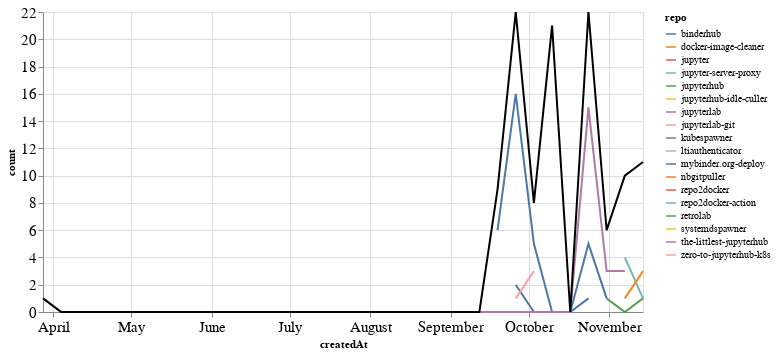

Write notebook code for a chart like this one.
### Markdown cell above
### Comments

### Code cell
comments_time = comments.groupby('repo').resample('W', on='createdAt').count()['author'].reset_index()
comments_time = comments_time.rename(columns={'author': 'count'})
comments_time_total = comments_time.groupby('createdAt').agg({"count": "sum"}).reset_index()
ch1 = alt.Chart(comments_time, width=600).mark_line().encode(
    x='createdAt',
    y='count',
    color='repo',
    tooltip="repo"
)

ch2 = alt.Chart(comments_time_total, width=600).mark_line(color="black").encode(
    x='createdAt',
    y='count',
)

ch1 + ch2

### Figure 1 — Vega-Lite specification as saved in the notebook (floating-point values rounded to 4 significant figures)
{"config": {"axisLeft": {"labelFontSize": 15}, "axisBottom": {"labelFontSize": 15}}, "layer": [{"data": {"name": "data-7a797c7b2cb806e9c4e78cba68e441a3"}, "mark": "line", "encoding": {"color": {"type": "nominal", "field": "repo"}, "tooltip": {"type": "nominal", "field": "repo"}, "x": {"type": "temporal", "field": "createdAt"}, "y": {"type": "quantitative", "field": "count"}}, "width": 600}, {"data": {"name": "data-4c0e8b1123d65b2bcda88a165c2e1528"}, "mark": {"type": "line", "color": "black"}, "encoding": {"x": {"type": "temporal", "field": "createdAt"}, "y": {"type": "quantitative", "field": "count"}}, "width": 600}], "$schema": "https://vega.github.io/schema/vega-lite/v4.8.1.json", "datasets": {"data-7a797c7b2cb806e9c4e78cba68e441a3": [{"repo": "binderhub", "createdAt": "2021-09-19T00:00:00", "count": 6}, {"repo": "binderhub", "createdAt": "2021-09-26T00:00:00", "count": 16}, {"repo": "binderhub", "createdAt": "2021-10-03T00:00:00", "count": 5}, {"repo": "binderhub", "createdAt": "2021-10-10T00:00:00", "count": 0}, {"repo": "binderhub", "createdAt": "2021-10-17T00:00:00", "count": 0}, {"repo": "binderhub", "createdAt": "2021-10-24T00:00:00", "count": 1}, {"repo": "docker-image-cleaner", "createdAt": "2021-09-26T00:00:00", "count": 2}, {"repo": "jupyter", "createdAt": "2021-11-14T00:00:00", "count": 6}, {"repo": "jupyter-server-proxy", "createdAt": "2021-11-07T00:00:00", "count": 4}, {"repo": "jupyter-server-proxy", "createdAt": "2021-11-14T00:00:00", "count": 1}, {"repo": "jupyterhub", "createdAt": "2021-10-10T00:00:00", "count": 17}, {"repo": "jupyterhub-idle-culler", "createdAt": "2021-09-26T00:00:00", "count": 1}, {"repo": "jupyterlab", "createdAt": "2021-10-10T00:00:00", "count": 1}, {"repo": "jupyterlab-git", "createdAt": "2021-10-10T00:00:00", "count": 3}, {"repo": "kubespawner", "createdAt": "2021-10-24T00:00:00", "count": 1}, {"repo": "ltiauthenticator", "createdAt": "2021-11-07T00:00:00", "count": 2}, {"repo": "mybinder.org-deploy", "createdAt": "2021-09-26T00:00:00", "count": 2}, {"repo": "mybinder.org-deploy", "createdAt": "2021-10-03T00:00:00", "count": 0}, {"repo": "mybinder.org-deploy", "createdAt": "2021-10-10T00:00:00", "count": 0}, {"repo": "mybinder.org-deploy", "createdAt": "2021-10-17T00:00:00", "count": 0}, {"repo": "mybinder.org-deploy", "createdAt": "2021-10-24T00:00:00", "count": 5}, {"repo": "mybinder.org-deploy", "createdAt": "2021-10-31T00:00:00", "count": 1}, {"repo": "nbgitpuller", "createdAt": "2021-11-07T00:00:00", "count": 1}, {"repo": "nbgitpuller", "createdAt": "2021-11-14T00:00:00", "count": 3}, {"repo": "repo2docker", "createdAt": "2021-09-19T00:00:00", "count": 2}, {"repo": "repo2docker-action", "createdAt": "2021-09-19T00:00:00", "count": 1}, {"repo": "retrolab", "createdAt": "2021-10-31T00:00:00", "count": 1}, {"repo": "retrolab", "createdAt": "2021-11-07T00:00:00", "count": 0}, {"repo": "retrolab", "createdAt": "2021-11-14T00:00:00", "count": 1}, {"repo": "systemdspawner", "createdAt": "2021-10-31T00:00:00", "count": 1}, {"repo": "the-littlest-jupyterhub", "createdAt": "2021-03-28T00:00:00", "count": 1}, {"repo": "the-littlest-jupyterhub", "createdAt": "2021-04-04T00:00:00", "count": 0}, {"repo": "the-littlest-jupyterhub", "createdAt": "2021-04-11T00:00:00", "count": 0}, {"repo": "the-littlest-jupyterhub", "createdAt": "2021-04-18T00:00:00", "count": 0}, {"repo": "the-littlest-jupyterhub", "createdAt": "2021-04-25T00:00:00", "count": 0}, {"repo": "the-littlest-jupyterhub", "createdAt": "2021-05-02T00:00:00", "count": 0}, {"repo": "the-littlest-jupyterhub", "createdAt": "2021-05-09T00:00:00", "count": 0}, {"repo": "the-littlest-jupyterhub", "createdAt": "2021-05-16T00:00:00", "count": 0}, {"repo": "the-littlest-jupyterhub", "createdAt": "2021-05-23T00:00:00", "count": 0}, {"repo": "the-littlest-jupyterhub", "createdAt": "2021-05-30T00:00:00", "count": 0}, {"repo": "the-littlest-jupyterhub", "createdAt": "2021-06-06T00:00:00", "count": 0}, {"repo": "the-littlest-jupyterhub", "createdAt": "2021-06-13T00:00:00", "count": 0}, {"repo": "the-littlest-jupyterhub", "createdAt": "2021-06-20T00:00:00", "count": 0}, {"repo": "the-littlest-jupyterhub", "createdAt": "2021-06-27T00:00:00", "count": 0}, {"repo": "the-littlest-jupyterhub", "createdAt": "2021-07-04T00:00:00", "count": 0}, {"repo": "the-littlest-jupyterhub", "createdAt": "2021-07-11T00:00:00", "count": 0}, {"repo": "the-littlest-jupyterhub", "createdAt": "2021-07-18T00:00:00", "count": 0}, {"repo": "the-littlest-jupyterhub", "createdAt": "2021-07-25T00:00:00", "count": 0}, {"repo": "the-littlest-jupyterhub", "createdAt": "2021-08-01T00:00:00", "count": 0}, {"repo": "the-littlest-jupyterhub", "createdAt": "2021-08-08T00:00:00", "count": 0}, {"repo": "the-littlest-jupyterhub", "createdAt": "2021-08-15T00:00:00", "count": 0}, {"repo": "the-littlest-jupyterhub", "createdAt": "2021-08-22T00:00:00", "count": 0}, {"repo": "the-littlest-jupyterhub", "createdAt": "2021-08-29T00:00:00", "count": 0}, {"repo": "the-littlest-jupyterhub", "createdAt": "2021-09-05T00:00:00", "count": 0}, {"repo": "the-littlest-jupyterhub", "createdAt": "2021-09-12T00:00:00", "count": 0}, {"repo": "the-littlest-jupyterhub", "createdAt": "2021-09-19T00:00:00", "count": 0}, {"repo": "the-littlest-jupyterhub", "createdAt": "2021-09-26T00:00:00", "count": 0}, {"repo": "the-littlest-jupyterhub", "createdAt": "2021-10-03T00:00:00", "count": 0}, {"repo": "the-littlest-jupyterhub", "createdAt": "2021-10-10T00:00:00", "count": 0}, {"repo": "the-littlest-jupyterhub", "createdAt": "2021-10-17T00:00:00", "count": 0}, {"repo": "the-littlest-jupyterhub", "createdAt": "2021-10-24T00:00:00", "count": 15}, {"repo": "the-littlest-jupyterhub", "createdAt": "2021-10-31T00:00:00", "count": 3}, {"repo": "the-littlest-jupyterhub", "createdAt": "2021-11-07T00:00:00", "count": 3}, {"repo": "zero-to-jupyterhub-k8s", "createdAt": "2021-09-26T00:00:00", "count": 1}, {"repo": "zero-to-jupyterhub-k8s", "createdAt": "2021-10-03T00:00:00", "count": 3}], "data-4c0e8b1123d65b2bcda88a165c2e1528": [{"createdAt": "2021-03-28T00:00:00", "count": 1}, {"createdAt": "2021-04-04T00:00:00", "count": 0}, {"createdAt": "2021-04-11T00:00:00", "count": 0}, {"createdAt": "2021-04-18T00:00:00", "count": 0}, {"createdAt": "2021-04-25T00:00:00", "count": 0}, {"createdAt": "2021-05-02T00:00:00", "count": 0}, {"createdAt": "2021-05-09T00:00:00", "count": 0}, {"createdAt": "2021-05-16T00:00:00", "count": 0}, {"createdAt": "2021-05-23T00:00:00", "count": 0}, {"createdAt": "2021-05-30T00:00:00", "count": 0}, {"createdAt": "2021-06-06T00:00:00", "count": 0}, {"createdAt": "2021-06-13T00:00:00", "count": 0}, {"createdAt": "2021-06-20T00:00:00", "count": 0}, {"createdAt": "2021-06-27T00:00:00", "count": 0}, {"createdAt": "2021-07-04T00:00:00", "count": 0}, {"createdAt": "2021-07-11T00:00:00", "count": 0}, {"createdAt": "2021-07-18T00:00:00", "count": 0}, {"createdAt": "2021-07-25T00:00:00", "count": 0}, {"createdAt": "2021-08-01T00:00:00", "count": 0}, {"createdAt": "2021-08-08T00:00:00", "count": 0}, {"createdAt": "2021-08-15T00:00:00", "count": 0}, {"createdAt": "2021-08-22T00:00:00", "count": 0}, {"createdAt": "2021-08-29T00:00:00", "count": 0}, {"createdAt": "2021-09-05T00:00:00", "count": 0}, {"createdAt": "2021-09-12T00:00:00", "count": 0}, {"createdAt": "2021-09-19T00:00:00", "count": 9}, {"createdAt": "2021-09-26T00:00:00", "count": 22}, {"createdAt": "2021-10-03T00:00:00", "count": 8}, {"createdAt": "2021-10-10T00:00:00", "count": 21}, {"createdAt": "2021-10-17T00:00:00", "count": 0}, {"createdAt": "2021-10-24T00:00:00", "count": 22}, {"createdAt": "2021-10-31T00:00:00", "count": 6}, {"createdAt": "2021-11-07T00:00:00", "count": 10}, {"createdAt": "2021-11-14T00:00:00", "count": 11}]}}
